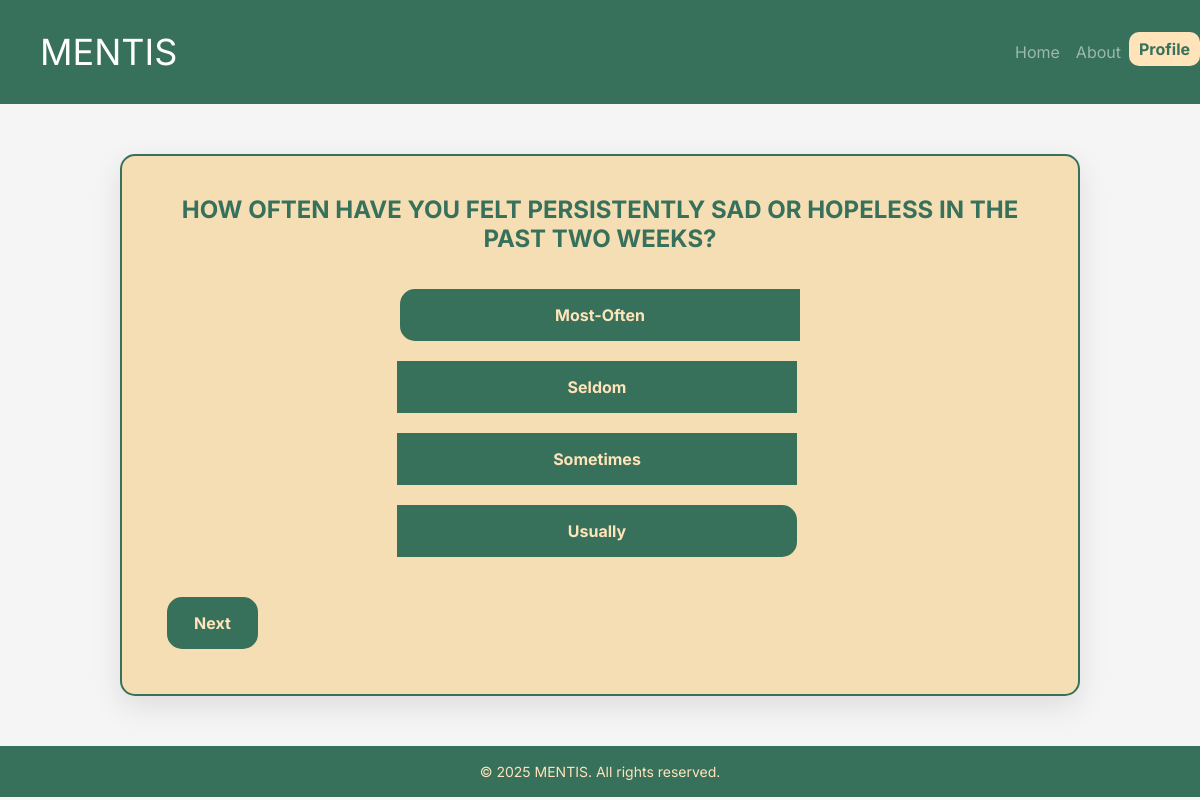
Screenshot of /questions/ with the database file from the repository.
### MENTES/models.py (models this page shows, shortened)
class Question(models.Model):
    question_text = models.CharField(max_length=255)
    created_at = models.DateTimeField(auto_now_add=True)

### MENTES/views.py (the view)
# urls.py: path('questions/',quest_and_answer,name='question')
def quest_and_answer(request):
    questions = Question.objects.all()
    answers = Answer.objects.values('answer_text', 'question').distinct()
    sorted_answers = sorted(answers, key=lambda x: x['answer_text'])
    print(list(sorted_answers))
    context = {
        'Question':questions,
        'Answers':sorted_answers
    }
    return render(request=request,template_name='questions.html',context=context)

### MENTES/templates/questions.html (shortened to what this page needs)
{% load static %}
<!DOCTYPE html>
<html lang="en">
<head>
    <link href="https://stackpath.bootstrapcdn.com/bootstrap/4.5.2/css/bootstrap.min.css" rel="stylesheet">
</head>
<body>
    <nav class="navbar navbar-expand-lg navbar-dark">
        <a class="navbar-brand" href="{% url 'home:home' %}">MENTIS</a>
        <div class="collapse navbar-collapse" id="navbarNav">
            <ul class="navbar-nav ml-auto">
                <li class="nav-item"><a class="nav-link" href="{% url 'home:home' %}">Home</a></li>
                <li class="nav-item"><a class="nav-link" href="{% url 'home:about' %}">About</a></li>
                <li class="nav-item"><a class="nav-link" href="{% url 'accounts:profile' %}">Profile</a></li>
            </ul>
        </div>
    </nav>
    <section class="content" id="questions-container">
        {% for question in Question %}
        <div class="form-group question" id="question{{ question.id }}" style="{% if forloop.first %}display: block;{% else %}display: none;{% endif %}">
            <h2>{{ question.question_text }}</h2>
            <div class="btn-group">
                {% for answer in Answers %}
                {% if question.id == answer.question %}
                <button type="button" class="btn">{{ answer.answer_text }}</button>
                {% endif %}
                {% endfor %}
            </div>
        </div>
        {% endfor %}
        <div class="nav-buttons">
            <button type="button" id="nextBtn" class="btn" onclick="nextQuestion()">Next</button>
        </div>
    </section>
    <footer>
        <p>&copy; 2025 MENTIS. All rights reserved.</p>
    </footer>
</body>
</html>

### MENTES/templates/questions.html (style rules this page uses)
body { background-color: #f5f5f5; font-family: "Inter", serif; margin: 0; padding: 0; color: rgba(55, 113, 91, 1); }
.navbar { background-color: rgba(55, 113, 91, 1); padding: 20px 0; }
.navbar-brand { color: rgba(255, 227, 185, 1); font-size: 36px; padding-left: 40px; font-family: "Inter", serif; }
.nav-link { color: #f5deb3; font-family: "Inter", serif; }
.navbar-nav .nav-item:last-child .nav-link { background-color: rgba(255, 227, 185, 1); color: rgba(55, 113, 91, 1); border-radius: 10px; padding: 5px 10px; font-weight: bold; transition: all 0.3s ease; }
.content { background-color: #f5deb3; margin: 50px auto; padding: 40px; border-radius: 15px; box-shadow: 0px 10px 30px rgba(0, 0, 0, 0.1); text-align: center; width: 80%; border: 2px solid rgba(55, 113, 91, 1); overflow: hidden; }
.content h2 { color: rgba(55, 113, 91, 1); margin-bottom: 30px; font-size: 24px; font-weight: bold; text-transform: uppercase; word-wrap: break-word; }
.btn-group { display: flex; flex-direction: column; gap: 10px; align-items: center; }
.btn-group .btn { width: 100%; max-width: 400px; word-wrap: break-word; }
.form-group { margin-bottom: 20px; }
.btn { background-color: rgba(55, 113, 91, 1); color: rgba(255, 227, 185, 1); border-radius: 15px; font-size: 16px; font-weight: bold; padding: 12px 25px; border: 2px solid rgba(55, 113, 91, 1); transition: all 0.3s ease; cursor: pointer; font-family: "Inter", serif; margin: 5px; }
.nav-buttons { margin-top: 30px; display: flex; justify-content: space-between; gap: 20px; }
footer { background-color: rgba(55, 113, 91, 1); color: rgba(255, 227, 185, 1); text-align: center; padding: 15px 0; margin-top: 30px; font-family: "Inter", serif; }
footer p { margin: 0; font-size: 14px; }

### rows the page displays
Question: question_text "HOW OFTEN HAVE YOU FELT PERSISTENTLY SAD OR HOPELESS IN THE PAST TWO WEEKS?", answer_text "Most-Often" "Seldom" "Sometimes" "Usually"
